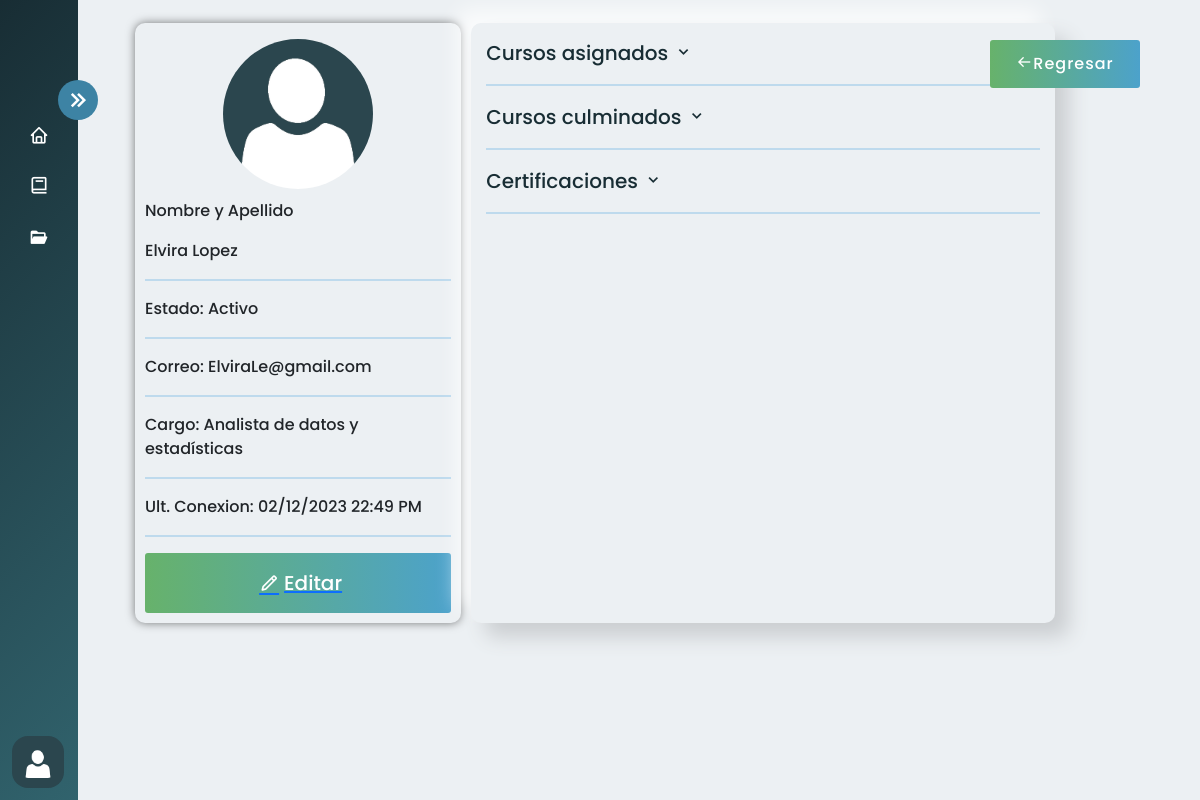
The app's page /usuario/perfil_usuario_detalle/50 (signed in) with its own data.
### AppUsuarios/models.py (models this page shows)
class Profile(models.Model):
     apellido = models.CharField(max_length=30, verbose_name='Apellido', blank=True, null=True)
     email = models.EmailField(verbose_name='Correo electrónico', blank=True, max_length=254)
     estadousuario = models.BooleanField(default=True, verbose_name='Estado de Usuario')
     ROLES = (('usuario', 'Usuario'), ('administrador', 'Administrador'))
     rol = models.CharField(max_length=15, choices=ROLES, verbose_name='Rol', blank=True, null=True)
     user = models.OneToOneField(User, on_delete=models.CASCADE, related_name='profile', verbose_name='Usuario')
     cargo = models.ForeignKey(Cargo, on_delete=models.SET_NULL, null=True, verbose_name='Cargo')
     class Meta:
          verbose_name = 'perfil'
          verbose_name_plural = 'perfiles'
          ordering = ['-id'] #para que muestre arriba el ultimo creado

class Cargo(models.Model):
     nombre_cargo=models.CharField(max_length=100)
     estado_cargo= models.BooleanField(default=False)
     def __str__(self):
          return self.nombre_cargo
     class Meta:
          verbose_name_plural = 'Cargos'

### AppUsuarios/views.py (the view)
# urls.py: path('perfil_usuario_detalle/<int:user_id>',(views.perfil_usuario), name='perfil_usuario_detalle'),
def perfil_usuario(request, user_id):
    usuario = get_object_or_404(User, id=user_id)
    perfil = get_object_or_404(Profile, user=usuario)
    context = {'usuario': usuario, 'perfil': perfil, }
    return render(request, 'Templates_Usuarios/Cursos/perfil_usuario.html', context)

### AppCursos/context_processors.py (called while the page is built)
def group_name(request):
    group_name = None
    if request.user.is_authenticated:
        group = Group.objects.filter(user=request.user).first()
        if group:
            group_name = group.name
    return {'group_name': group_name}

### Templates/Templates_Usuarios/Cursos/perfil_usuario.html (shortened to what this page needs)
{% extends 'Layout/Base.html' %}
{% load static %}
{% block content %}
<link rel="stylesheet" href="{% static 'Css/perfil_usuario.css' %}">
<body>
    <div class="home-content">
        <div class="text">
            <div class="parent">
                <div class="user-info">
                    <div class="tittle">
                        <img src="{% static 'img/user-removebg-preview.png' %}" alt="" id="img-user">
                    </div>
                    <div class="content">
                        <div class="nombre">
                            <p>
                                Nombre y Apellido
                            </p>
                            <p id="name">
                                {{ usuario.username }} {{ perfil.apellido }}
                            </p>
                            <hr>
                        </div>
                        <div class="estado">
                            <p>
                                Estado: {% if perfil.estadousuario %} Activo {% else %} Inactivo {% endif %}
                            </p>
                            <hr>
                        </div>
                        <div class="correo">
                            <p>
                                Correo: {{ perfil.email }}
                            </p>
                            <hr>
                        </div>
                        <div class="cargo">
                            <p>
                                Cargo: {{ perfil.cargo }}
                            </p>
                            <hr>
                        </div>
                        <div class="tiempo-interaccion">
                            <p>
                                Ult. Conexion: {{ usuario.last_login|date:"d/m/Y H:i A" }}
                            </p>
                            <hr>
                        </div>
                        <a href="{% url 'editar_usuarios' usuario.id %}">
                            <button class="subir" type="submit">
                                <i class='bx bx-pencil'></i>
                                <span>Editar</span>
                            </button>
                        </a>
                    </div>
                </div>
                <div class="content_cursos">
                    <li>
                        <div class="Icon-links">
                            <span class="Link_name">Cursos asignados</span>
                            <i class='bx bx-chevron-down Arrow'></i>
                        </div>
                        <hr>
                    </li>
                    <li>
                        <div class="Icon-links">
                            <span class="Link_name">Cursos culminados</span>
                            <i class='bx bx-chevron-down Arrow'></i>
                        </div>
                        <hr>
                    </li>
                    <li>
                        <div class="Icon-links">
                            <span class="Link_name">Certificaciones</span>
                            <i class='bx bx-chevron-down Arrow'></i>
                        </div>
                        <hr>
                    </li>
                </div>
            </div>
        </div>
    </div>
</body>
<a href="{% url 'listar_usuarios' %}" id="back2">
    <button class="back">
        <div class="icon">
            <i class='bx bx-arrow-back'></i>
        </div>
        <span>
            Regresar
        </span>
    </button>
</a>
{% endblock %}

### static/Css/Estilo.css (style rules this page uses)
body { overflow-x: hidden; }
* { margin: 0; padding: 0; box-sizing: border-box; }

### static/Css/perfil_usuario.css (style rules this page uses)
body { overflow-x: hidden; background: #ecf0f3; }
* { margin: 0; padding: 0; box-sizing: border-box; font-family: 'Poppins', sans-serif; font-weight: 500; }
.parent { position: relative; width: 80vw; height: auto; margin: auto; margin-top: 1vh; border-radius: 10px; padding: 15px; display: flex; }
.user-info { display: flex; flex-direction: column; margin-right: 10px; border-radius: 10px; box-shadow: 0 0 10px rgba(0, 0, 0, 0.5); }
#img-user { width: 150px; height: 150px; border-radius: 50%; object-fit: cover; }
.tittle { text-align: center; margin-top: 2vh; }
.content { padding: 10px; margin-bottom: 10px; margin: 0; }
hr { border: 1px solid #3498db; }
.subir { width: 100%; font-size: 20px; margin: 10px 0px 0px 0px; display: flex; height: 3em; padding: 10px; align-items: center; font-family: 'Poppins', sans-serif; font-weight: 500; justify-content: center; border-radius: 3px; transition: all 0.4s linear; cursor: pointer; border: none; background: linear-gradient(to right, #67b26b, #4ca2cb); color: #fff; }
.subir>i { width: 30px; font-size: 20px; transition: all 0.4s ease-in; }
.content_cursos { background: #ecf0f3; height: auto; color: #182d34; width: 50vw; margin: 0 auto; font-family: 'Poppins', sans-serif; font-weight: 500; font-size: 20px; padding: 15px; box-shadow: 14px 14px 20px #cbced1, -14px -14px 20px rgba(255, 255, 255, 0.724); transition: all 0.3s ease; box-sizing: border-box; display: flex; flex-direction: column; margin-right: 10px; border-radius: 10px; }
.content_cursos li { list-style: none; }
.content_cursos li i.Arrow { transition: transform 0.3s ease; }
.back { align-items: center; position: fixed; top: 5%; right: 5%; display: flex; height: 3em; width: 150px; padding: 10px; font-size: 16px; align-items: center; justify-content: center; border-radius: 3px; letter-spacing: 1px; transition: all 0.4s linear; cursor: pointer; border: none; background: linear-gradient(to right, #67b26b, #4ca2cb); color: #fff; transition: all 0.4s ease-in; font-family: 'Poppins', sans-serif ; font-weight: 500; }

### records on screen
Profile: apellido "Lopez", email "ElviraLe@gmail.com", cargo "Analista de datos y estadísticas"

### other values on screen
{{ usuario.username }} "Elvira"
{{ usuario.last_login|date:"d/m/Y H:i A" }} "02/12/2023 22:49 PM"
